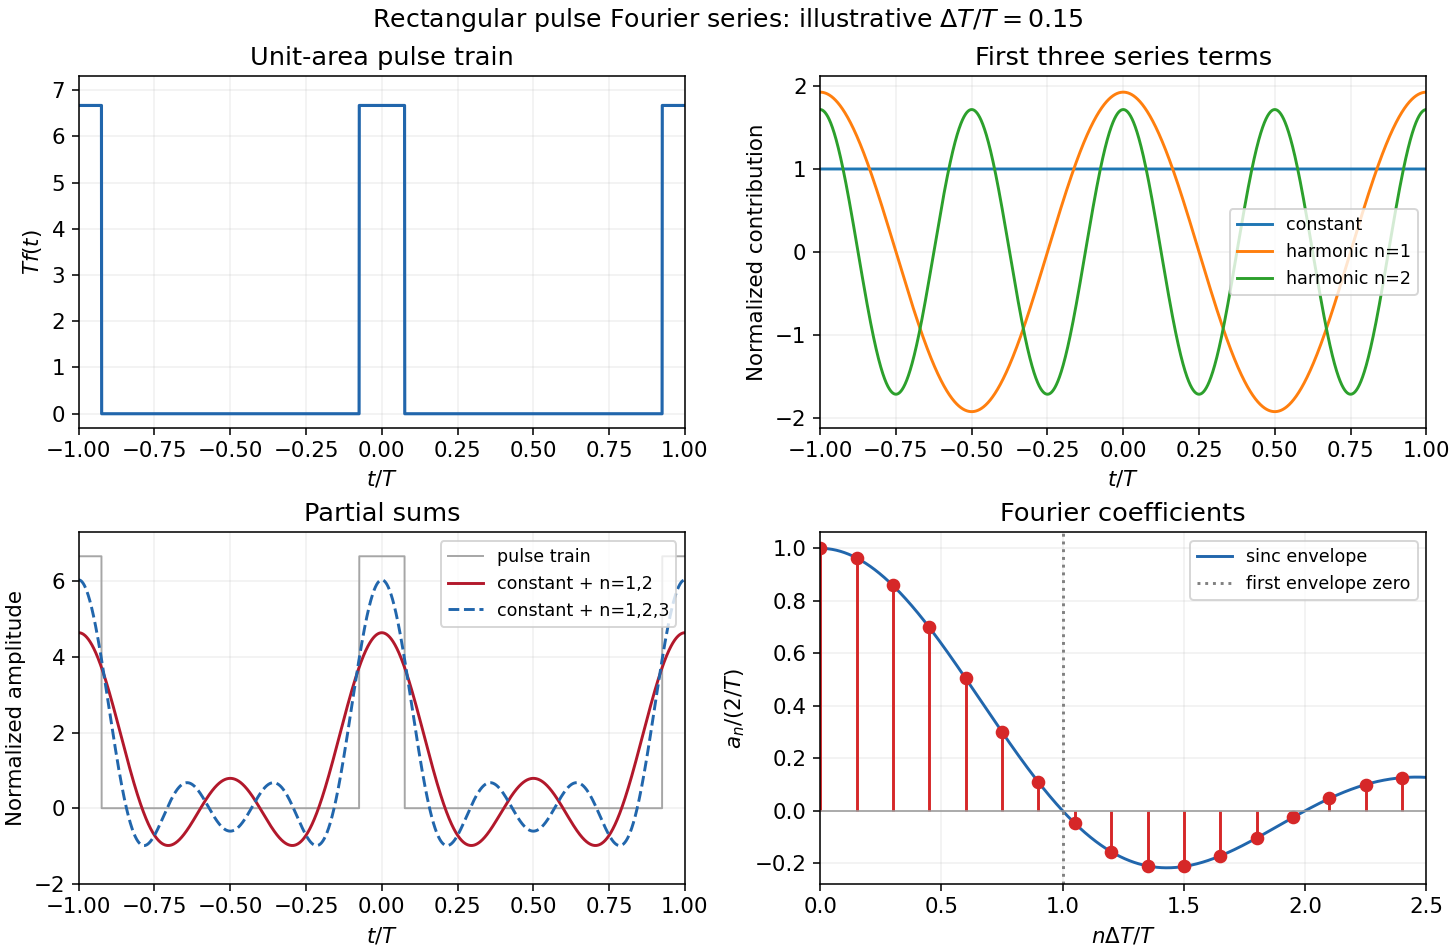

Write Python code to recreate this figure.
from pathlib import Path
import numpy as np
import matplotlib
matplotlib.use("Agg")
import matplotlib.pyplot as plt
plt.rcParams.update({"font.size": 11, "figure.facecolor": "white", "axes.facecolor": "white"})

# Normalized period T=1, illustrative width/period delta=0.15.
delta=.15
t=np.linspace(-1,1,6001)
r=(t+.5)%1-.5
f=np.where(np.abs(r)<=delta/2,1/delta,0.)
fig,axs=plt.subplots(2,2,figsize=(10.4,6.8),constrained_layout=True)
axs[0,0].plot(t,f,color='#2166ac',lw=1.6)
axs[0,0].set(title='Unit-area pulse train',ylabel=r'$T f(t)$',ylim=(-.3,7.3))
terms=[np.ones_like(t)]+[2*np.sinc(n*delta)*np.cos(2*np.pi*n*t) for n in (1,2,3)]
for n,term in enumerate(terms[:3]):
    axs[0,1].plot(t,term,lw=1.5,label='constant' if n==0 else f'harmonic n={n}')
axs[0,1].set(title='First three series terms',ylabel='Normalized contribution')
axs[0,1].legend(fontsize=9,ncol=1)
axs[1,0].plot(t,f,color='.65',lw=1,label='pulse train')
axs[1,0].plot(t,sum(terms[:3]),color='#b2182b',label='constant + n=1,2')
axs[1,0].plot(t,sum(terms),color='#2166ac',ls='--',label='constant + n=1,2,3')
axs[1,0].set(title='Partial sums',ylabel='Normalized amplitude',ylim=(-2,7.3))
axs[1,0].legend(fontsize=9)
for ax in [axs[0,0],axs[0,1],axs[1,0]]:
    ax.set(xlim=(-1,1),xlabel=r'$t/T$')
    ax.grid(alpha=.18)
z=np.linspace(0,2.5,1200);n=np.arange(17);zn=n*delta
axs[1,1].plot(z,np.sinc(z),color='#2166ac',label='sinc envelope')
axs[1,1].stem(zn,np.sinc(zn),linefmt='C3-',markerfmt='C3o',basefmt=' ')
axs[1,1].axvline(1,color='.5',ls=':',label='first envelope zero')
axs[1,1].axhline(0,color='.6',lw=.8)
axs[1,1].set(title='Fourier coefficients',xlabel=r'$n\Delta T/T$',ylabel=r'$a_n/(2/T)$',xlim=(0,2.5))
axs[1,1].legend(fontsize=9);axs[1,1].grid(alpha=.18)
fig.suptitle(r'Rectangular pulse Fourier series: illustrative $\Delta T/T=0.15$',fontsize=13)
fig.savefig(Path(__file__).with_suffix('.png').name,dpi=140,facecolor='white')
